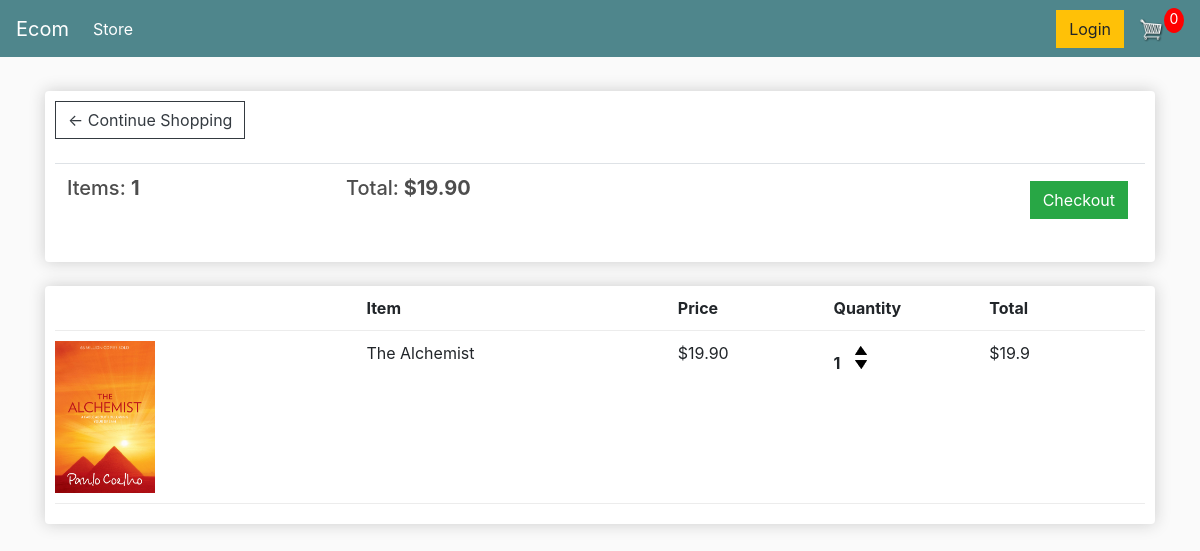
The app's page /cart/ (signed in) with its own data.
### store/models.py (models this page shows, shortened)
class Order(models.Model):
    customer = models.ForeignKey(Customer, on_delete = models.SET_NULL, null=True, blank=True)
    date_ordered = models.DateTimeField(auto_now_add=True)
    complete = models.BooleanField(default=False, null=True, blank=False)
    transaction_id = models.CharField(max_length=200, null = True)
    @property
    def get_cart_total(self):
        orderitems = self.orderitem_set.all()
        total = sum([item.get_total for item in orderitems])
        print(total)
        return total
    @property
    def get_cart_items(self):
        orderitems = self.orderitem_set.all()
        total = sum([item.quantity for item in orderitems])
        print(total)
        return total

class OrderItem(models.Model):
    product = models.ForeignKey(Product, on_delete=models.SET_NULL, blank=True,  null=True)
    order = models.ForeignKey(Order, on_delete=models.SET_NULL, null=True)
    quantity = models.IntegerField(default = 0, null=True, blank=True)
    date_added = models.DateTimeField(auto_now_add=True)
    @property
    def get_total(self):
        total = self.product.price * self.quantity
        return total

class Product(models.Model):
    name = models.CharField(max_length=200, null=True)
    price = models.FloatField()
    digital = models.BooleanField(default = False, null=True, blank=False)
    image = models.ImageField(null=True, blank=True)
    @property
    def imageURL(self):
        try:
            url = self.image.url
        except:
            url = ''
        return url

### store/views.py (the view)
# urls.py: path('cart/', views.cart, name = 'cart'),
def cart(request):
    if request.user.is_authenticated:
        customer = request.user.customer
        order, created = Order.objects.get_or_create(customer=customer, complete=False)
        items = order.orderitem_set.all()
    else:
        items = []
        order = {'get_cart_total':0 , 'get_cart_items':0}
    context = {'items':items, 'order': order}
    return render(request, 'store/cart.html', context)

### store/templates/store/cart.html
{% extends 'store/main.html' %}
{% load static %}
{% block content %}
	<div class="row">
		<div class="col-lg-12">
			<div class="box-element">
				<a  class="btn btn-outline-dark" href="{% url 'store' %}">&#x2190; Continue Shopping</a>
				<br>
				<br>
				<table class="table">
					<tr>
						<th><h5>Items: <strong>{{order.get_cart_items}}</strong></h5></th>
						<th><h5>Total:<strong> ${{order.get_cart_total|floatformat:2}}</strong></h5></th>
						<th>
							<a  style="float:right; margin:5px;" class="btn btn-success" href="{% url 'checkout' %}">Checkout</a>
						</th>
					</tr>
				</table>
			</div>
			<br>
			<div class="box-element">
				<div class="cart-row">
					<div style="flex:2"></div>
					<div style="flex:2"><strong>Item</strong></div>
					<div style="flex:1"><strong>Price</strong></div>
					<div style="flex:1"><strong>Quantity</strong></div>
					<div style="flex:1"><strong>Total</strong></div>
				</div>
				{% for item in items%}
				<div class="cart-row">
					<div style="flex:2"><img class="row-image" src="{{item.product.imageURL}}"></div>
					<div style="flex:2"><p>{{item.product.name}}</p></div>
					<div style="flex:1"><p>${{item.product.price|floatformat:2}}</p></div>
					<div style="flex:1">
						<p class="quantity">{{item.quantity}}</p>
						<div class="quantity">
							<img data-product="{{item.product.id}}" data-action ="add" class="chg-quantity update-cart" src="{% static  'images/arrow-up.png' %}">
							<img data-product="{{item.product.id}}" data-action ="remove" class="chg-quantity update-cart" src="{% static  'images/arrow-down.png' %}">
						</div>
					</div>
					<div style="flex:1"><p>${{item.get_total}}</p></div>
				</div>
				{% endfor %}
			</div>
		</div>
	</div>
{% endblock content %}

### static/css/main.css (style rules this page uses)
body { background-color: hsl(0, 0%, 98%); }
h1,h2,h3,h4,h5,h6 { color:hsl(0, 0%, 30%); }
.box-element { box-shadow:hsl(0, 0%, 80%) 0 0 16px; background-color: #fff; border-radius: 4px; padding: 10px; }
.col-lg-4, .col-lg-6, .col-lg-8, .col-lg-12 { margin-top: 10px; }
.btn { border-radius: 0; }
.row-image { width: 100px; }
.cart-row { display: flex; align-items: flex-stretch; padding-bottom: 10px; margin-bottom: 10px; border-bottom: 1px solid #ececec; }
.quantity { display: inline-block; font-weight: 700; padding-right:10px; }
.chg-quantity { width: 12px; cursor: pointer; display: block; margin-top: 5px; transition:.1s; }

### records on screen
Order: get_cart_items "1", get_cart_total "19.90"
OrderItem: product.imageURL (picture), product.name "The Alchemist", product.price "19.90", quantity "1", get_total "19.9"
